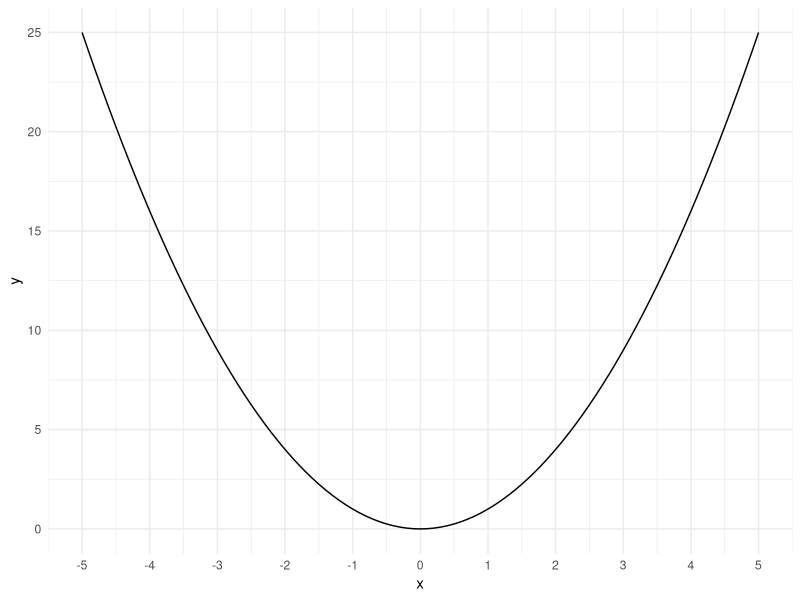

This chart was generated by the following R code: (Note: this script raises an error after producing the figure.)
library(ggplot2)
theme_set(theme_minimal(base_family = "Arial"))

# 横軸の範囲
x <- seq(-5, 5, 0.1)

# 計算量
y <- x^2

# グラフ作成
ggplot(data.frame(x = x, y = y)) +
  aes(x = x, y = y) +
  geom_line() +
  scale_x_continuous(breaks = seq(-5, 5, 1)) +
  scale_y_continuous(breaks = seq(0, 25, 5)) +
  theme_minimal() +
  ggsave("yxx.png")

